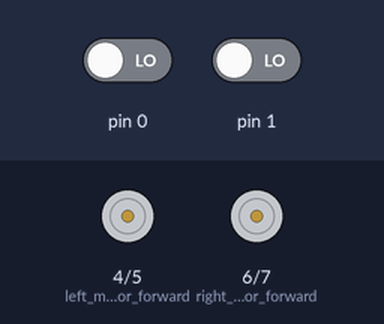
The sketch below on a simulated Arduino Uno, built with avr-gcc and run on an emulated ATmega328P. Shown: motor-driver pin pairs drawn as motors (green arrow = first pin HIGH = forward, orange = second pin HIGH = backward, longer = more drive). The inputs (shaded band) are chosen by the test bench; at power-on: pin 1 LOW, pin 0 LOW.

Above: at 1.2 s.
1.3 s: pin 1 driven HIGH
At 1.7 s:
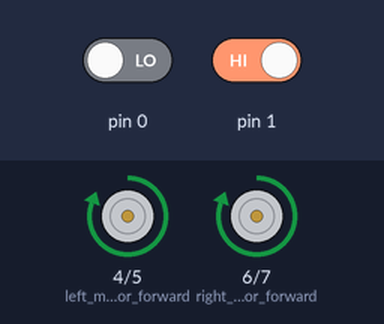
2.8 s: pin 1 driven LOW
At 4.0 s:
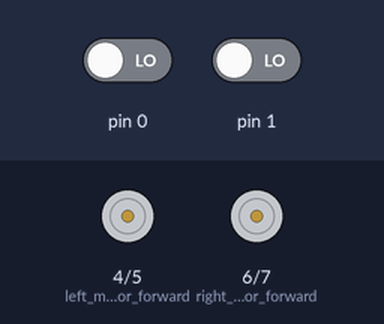
Timing chart, 0 to 5.8 s (numbered marks = the images above; inputs shaded):
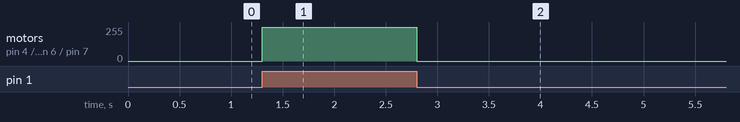

The sketch:

Wali_Ansari.ino
```cpp
const int left_sensor=2;
const int right_sensor=3;
const int left_motor_forward=4;
const int left_motor_backward=5;
const int right_motor_forward=6;
const int right_motor_backward=7;

void setup() {
 // put your setup code here, to run once:
pinMode(left_sensor,INPUT);
pinMode(right_sensor,INPUT);
pinMode(left_motor_forward, OUTPUT);
pinMode(left_motor_backward, OUTPUT);
pinMode(right_motor_forward, OUTPUT);
pinMode(right_motor_backward, OUTPUT);


}

void loop() {
  // put your main code here, to run repeatedly:
if (digitalRead (left_sensor<500) &&  digitalRead(right_sensor<500)){ // forward
  digitalWrite(left_motor_forward,255);
  digitalWrite(right_motor_forward,255);
}
else if (digitalRead (left_motor_forward <500 ) && digitalRead (right_motor_forward >500)){ // right
  digitalWrite(left_motor_forward ,255);
  digitalWrite(right_motor_forward,0);
}
else if (digitalRead(left_motor_forward >500 ) && digitalRead (right_motor_forward<500)){ // left
  digitalWrite(left_motor_forward,0);
  digitalWrite(right_motor_forward,255);
}
else {
  digitalWrite(left_motor_forward,0);
  digitalWrite(right_motor_forward, 0);
}
}
```

Measured:
- after the input at 1.3 s, motor on pin 4 (left_motor_forward) / pin 5 (left_motor_backward), motor on pin 6 (right_motor_forward) / pin 7 (right_motor_backward): stopped → forward 255/255 at once
- after the input at 2.8 s, motor on pin 4 (left_motor_forward) / pin 5 (left_motor_backward), motor on pin 6 (right_motor_forward) / pin 7 (right_motor_backward): forward 255/255 → stopped at once
